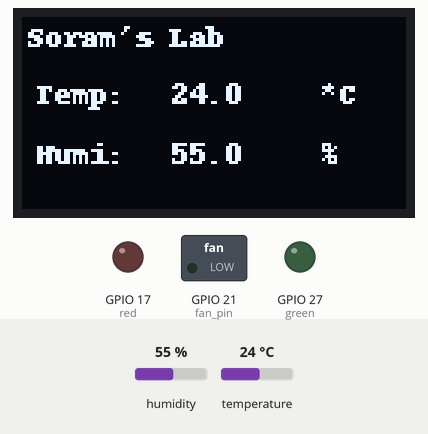
A program run on a simulated Raspberry Pi (BCM pin numbers). Shown: 128×64 one-colour display, switched loads named in the program (green lamp = pin HIGH), output pins drawn as LEDs (lit = HIGH). The test bench sets the inputs (shaded band); at power-on: humidity 55 %, temperature 24 °C. Files the program writes start out absent; what the program prints to the terminal is not drawn. At 0.6 s the program stops and its outputs stay as they are.

Above: at 0.6 s.

The program:

weatherStation_cron.py
```python
# weatherStation_perSecond.py
import os
import time
import RPi.GPIO as GPIO
import Adafruit_DHT as dht
import Adafruit_GPIO.SPI as SPI
import Adafruit_SSD1306

from PIL import Image
from PIL import ImageDraw
from PIL import ImageFont

sensor = dht.DHT11
temp_pin = 4
fan_pin = 21
red= 17
green= 27
maxTmp=30
maxHum=80

def setup():
    GPIO.setmode(GPIO.BCM)
    GPIO.setup(red, GPIO.OUT, initial=GPIO.LOW)
    GPIO.setup(green, GPIO.OUT, initial=GPIO.LOW)
    GPIO.setup(fan_pin, GPIO.OUT, initial=GPIO.LOW)
    GPIO.setwarnings(False)
    print("setup finished")

def getTemp():
    h, t = dht.read_retry(sensor, temp_pin)
    if h is not None and t is not None:
        print("Temperature = {0:0.1f}*C Humidity = {1:0.1f}%".format(t, h))
    else:
        print('Read error')
    return h,t

def controlFan(h,t):
    if (t > maxTmp) | (h > maxHum) :
        GPIO.output(fan_pin, True)
        if t>maxTmp :
            print("Temperature is high")
            GPIO.output(red, GPIO.HIGH)
        else :
            GPIO.output(red, GPIO.LOW)

        if h>maxHum :
            GPIO.output(green, GPIO.HIGH)
            print("Humidity is high")
        else :
            GPIO.output(green,GPIO.LOW)

    else:
        GPIO.output(fan_pin, False)
        GPIO.output(red, GPIO.LOW)
        GPIO.output(red, GPIO.LOW)

def displayOLED(h,t):
    disp = Adafruit_SSD1306.SSD1306_128_64(rst=6, dc=12, spi=SPI.SpiDev(0, 0, max_speed_hz=8000000))
    disp.begin()
    disp.clear()
    disp.display()
    image = Image.new('1', (disp.width, disp.height))
    draw = ImageDraw.Draw(image)
    font = ImageFont.load_default()
    #font1= ImageFont.truetype('Minecraftia.ttf',15)
    draw.text((2, 1),"Soram's Lab", font=font, fill=255)
    draw.text((5, 20),"Temp:", font=font, fill=255)
    draw.text((50, 20),str(t), font=font, fill=255)
    draw.text((100, 20),"*C", font=font, fill=255)
    draw.text((5, 40),"Humi:", font=font, fill=255)
    draw.text((50, 40),str(h), font=font, fill=255)
    draw.text((100, 40),"%", font=font, fill=255)
    disp.image(image)
    disp.display()


setup()
f = open("tempLog_everySecond", "w")

hum, temp = getTemp()
displayOLED(hum, temp)
controlFan(hum, temp)

f.write(str(temp) + " " + str(hum) + "\n")
f.close
GPIO.cleanup()
```
